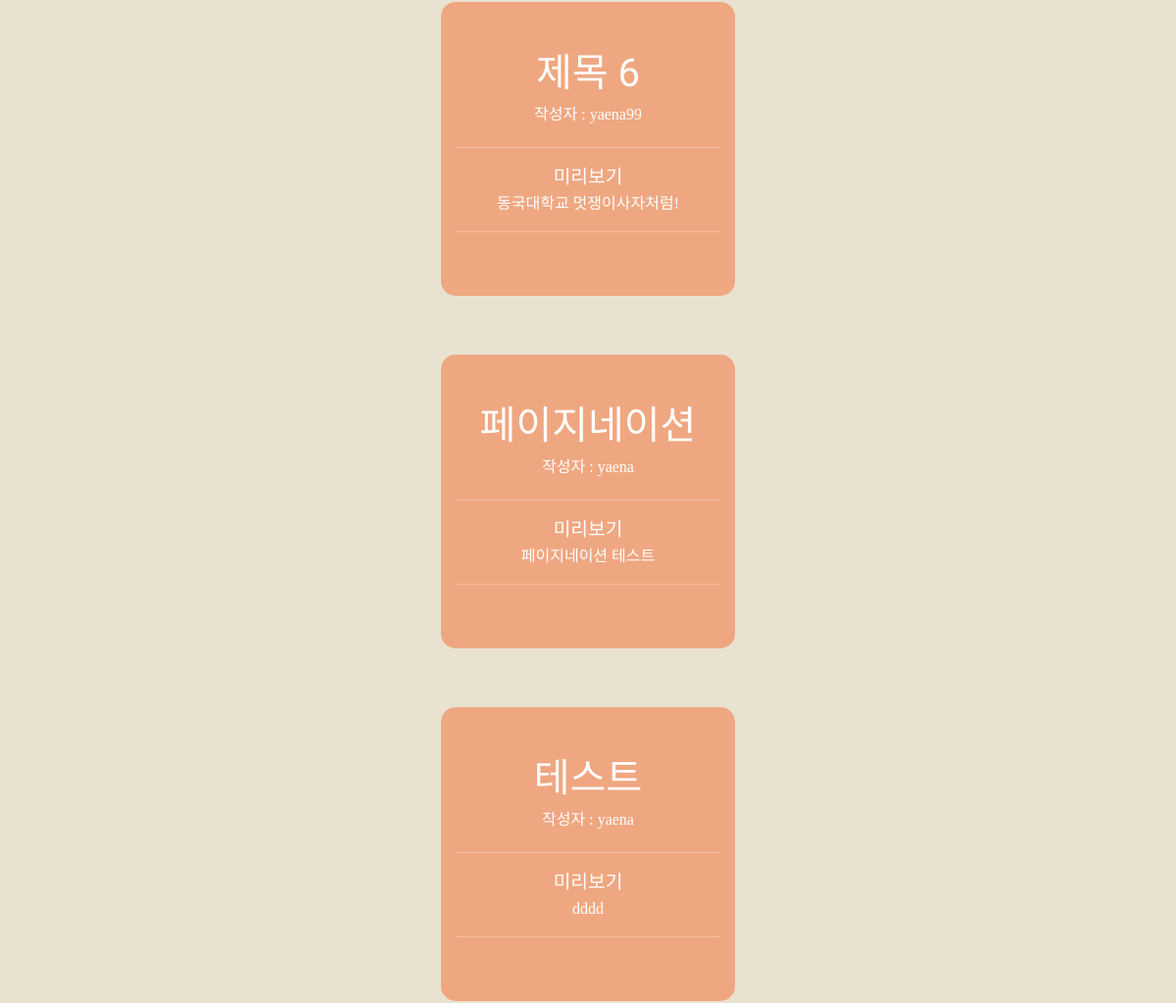
Before: /post/ (signed in, middle part) with the older database file.
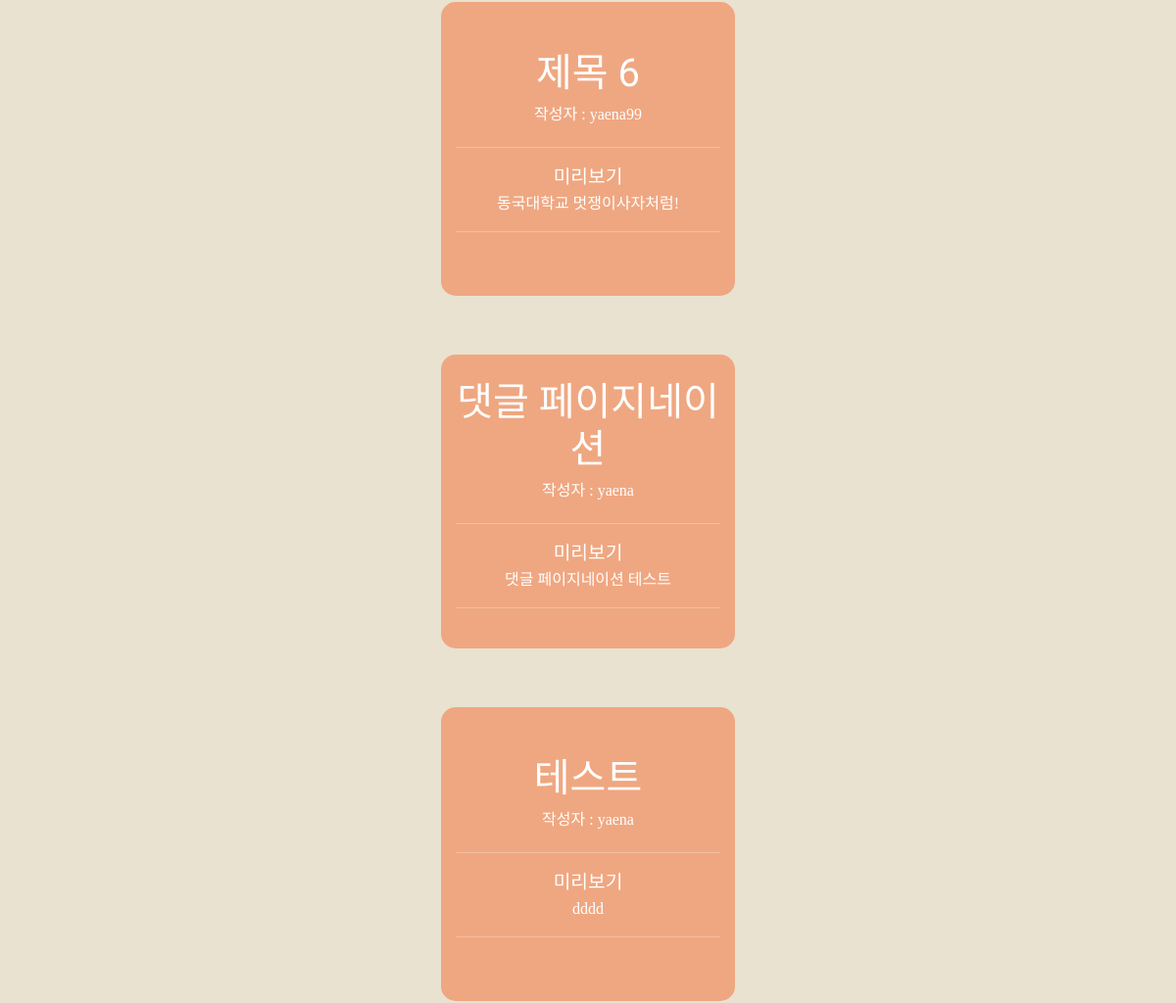
After: the same page with the newer database file.
### main/models.py (models this page shows, shortened)
class Post(models.Model):
    title = models.CharField(max_length=200)
    writer = models.ForeignKey(User,on_delete=models.CASCADE)
    pub_date = models.DateTimeField()
    body = models.TextField()
    image = models.ImageField(upload_to = 'post/', blank = True, null = True)
    like_user_set = models.ManyToManyField(User, blank=True, related_name='likes_user_set',through='Like')
    dislike_user_set = models.ManyToManyField(User, blank=True, related_name='dislikes_user_set',through='Dislike')
    def summary(self):
        return self.body[:20]

### main/views.py (the view)
# urls.py: path('post/',post, name = "post"),
def post(request):
    post_list = Post.objects.all()
    paginator = Paginator(post_list,8)
    page = request.GET.get('page')
    posts = paginator.get_page(page)
    return render(request,'main/post.html',{'posts':posts})

### main/templates/main/post.html (shortened to what this page needs)
{% extends 'base.html' %}
{% load static %}
{% block content %}
<div class = "Posts" id = "Posts">
    {% if user.is_authenticated %}
    <div id = "post_container">
      {% for post in posts %}
      <a href = "{% url 'main:detail' post.id %}" style="text-decoration: none;cursor:default">
        <div id = "post_box" style="cursor:pointer">
          <h1>{{post.title}}</h1>
          {% if post.writer %}
              {% if 'user' in post.writer.username %}
                  <h6>작성자 : {{ post.writer.last_name }} {{ post.writer.first_name }}</h6>
              {% else %}
                  <h6>작성자 : {{ post.writer }}</h6>
              {% endif %}
          {% else %}
              <h6>작성자 : 알 수 없음</h6>
          {% endif %}
          <hr style="width: 90%;margin-left: auto;margin-right: auto;">
            <p style="margin:0 ;font-size:larger;">미리보기</p>
            <h7>{{post.summary}}</h7>
            <hr style="width: 90%;margin-left: auto;margin-right: auto;">
        </div>
      </a>
      {%endfor%}
    </div>
    {% else %}
    <a href = "{% url 'account_login' %}" class = "btn btn-warning">로그인</a>
    <a href = "{% url 'account_signup'%}" class = "btn btn-warning">회원가입</a>
    {% endif %}
</div>
{% endblock %}

Changed rows visible on the page:
changed Post: title "페이지네이션" → "댓글 페이지네이션"; summary "페이지네이션 테스트" → "댓글 페이지네이션 테스트"
